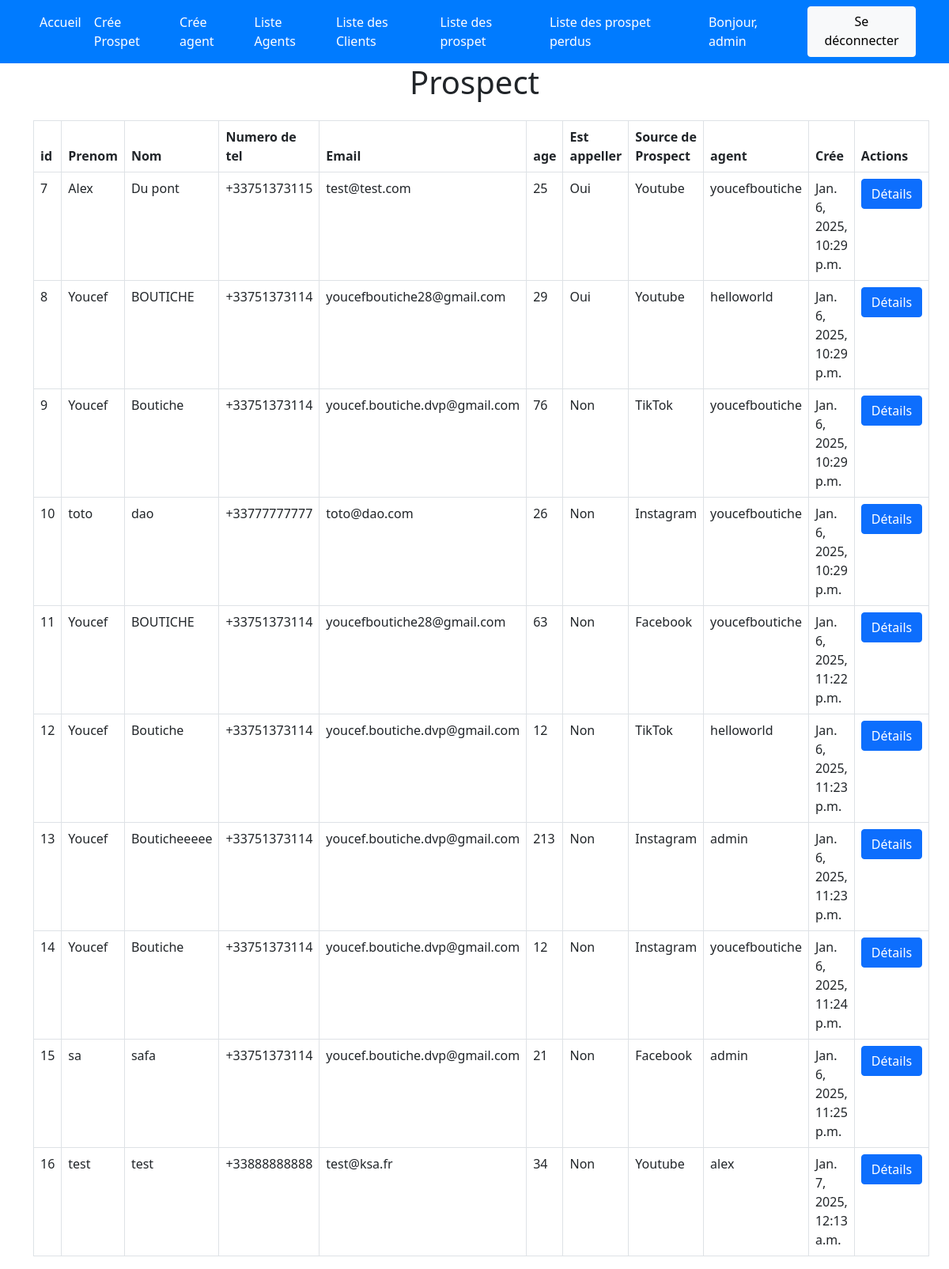
The page /liste-prospet/ (signed in) on the database as committed earlier.
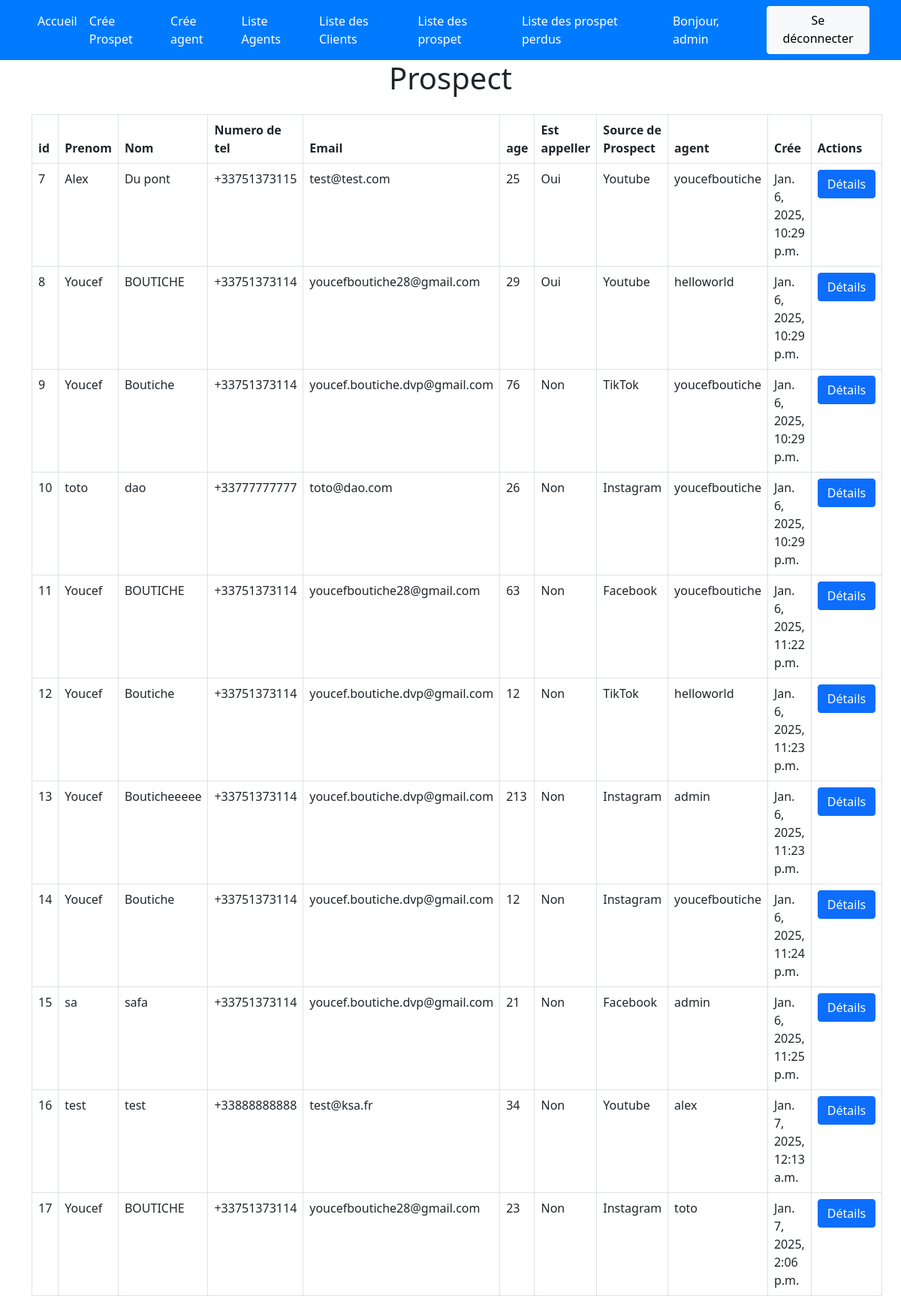
The same page on the database as committed later.
### crm_app/models.py (models this page shows, shortened)
class Lead(models.Model):
    SOURCE_CHOICES = (
        ('Youtube','Youtube'),
        ('Google','Goole'),
        ('Newsletter','Newsletter'),
        ('Facebook','Facebook'),
        ('Instagram','Instagram'),
        ('TikTok','TikTok'),
    )
    first_name = models.CharField(max_length=255)
    last_name = models.CharField(max_length=255)
    phone_number = PhoneNumberField()
    email = models.EmailField(validators=[EmailValidator()])
    age = models.IntegerField(null=True, blank=True)
    price = models.DecimalField(max_digits=10,decimal_places=2,default=0)
    phoned = models.BooleanField(default=False)
    source = models.CharField(choices=SOURCE_CHOICES,max_length=100)
    profile_picture = models.ImageField(null=True, blank=True,upload_to='leads/')
    file_field = models.FileField(null=True, blank=True,upload_to='documents/')
    agent = models.ForeignKey(Agent,on_delete=models.CASCADE)
    created_at = models.DateTimeField(auto_now_add=True)

class Agent(models.Model):
    user = models.OneToOneField(User,on_delete=models.CASCADE)
    def __str__(self):
        return self.user.username

class User(AbstractUser):
     pass

### crm_app/views.py (the view)
# urls.py: path('liste-prospet/',list_leads,name="list_leads"),
@login_required
def list_leads(request):
    if request.user.is_superuser:
        leads = Lead.objects.all()
    else :
        try:
            agent = request.user.agent
            leads = Lead.objects.filter(agent=agent)
        except :
            return redirect('not_authorized')
    context = {
        'leads':leads,
    }
    return render(request,'leads/leads_list.html',context)

### crm_app/templates/leads/leads_list.html (shortened to what this page needs)
{% extends "base.html" %}
{% load static %}
{% block content %}
    <div class="container">
        <h1 class="text-center mb-4">Prospect</h1>
        <table class="table table-bordered">
            <thead>
              <tr>
                <th scope="col">id</th>
                <th scope="col">Prenom</th>
                <th scope="col">Nom</th>
                <th scope="col">Numero de tel</th>
                <th scope="col">Email</th>
                <th scope="col">age</th>
                <th scope="col">Est appeller</th>
                <th scope="col">Source de Prospect</th>
                <th scope="col">agent</th>
                <th scope="col">Crée</th>
                <th>Actions</th>
              </tr>
            </thead>
            <tbody>
                {% for lead in leads %}
                    <tr>
                        <td>{{ lead.id }}</td>
                        <td>{{ lead.first_name }}</td>
                        <td>{{ lead.last_name }}</td>
                        <td>{{ lead.phone_number }}</td>
                        <td>{{ lead.email }}</td>
                        <td>{{ lead.age }}</td>
                        <td>{{ lead.phoned|yesno:"Oui,Non" }}</td>
                        <td>{{ lead.source }}</td>
                        <td>{{ lead.agent }}</td>
                        <td>{{ lead.created_at }}</td>
                        <td>
                            <a href="{% url 'details_page' lead.id %}" class="btn btn-primary">Détails</a>
                        </td>
                    </tr>
                {% endfor %}
            </tbody>
          </table>
    </div>
{% endblock content %}

Rows that differ between the two databases and show on the page:
added Lead: id "17", first_name "Youcef", last_name "BOUTICHE", phone_number "+33751373114", email "youcefboutiche28@gmail.com", age "23", phoned "Non", source "Instagram", agent "toto", created_at "Jan. 7, 2025, 2:06 p.m."
